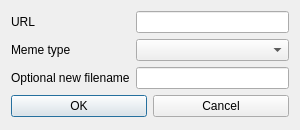
<?xml version="1.0" encoding="UTF-8"?>
<ui version="4.0">
 <class>QuickUrlWindow</class>
 <widget class="QDialog" name="QuickUrlWindow">
  <property name="geometry">
   <rect>
    <x>0</x>
    <y>0</y>
    <width>300</width>
    <height>130</height>
   </rect>
  </property>
  <property name="minimumSize">
   <size>
    <width>300</width>
    <height>130</height>
   </size>
  </property>
  <property name="maximumSize">
   <size>
    <width>300</width>
    <height>130</height>
   </size>
  </property>
  <property name="windowTitle">
   <string>QuickUrlWindow</string>
  </property>
  <layout class="QVBoxLayout" name="verticalLayout">
   <item>
    <layout class="QGridLayout" name="gridLayout">
     <item row="0" column="0">
      <widget class="QLabel" name="urlLabel">
       <property name="text">
        <string>URL</string>
       </property>
      </widget>
     </item>
     <item row="2" column="0">
      <widget class="QLabel" name="memeTypeLabel">
       <property name="text">
        <string>Meme type</string>
       </property>
      </widget>
     </item>
     <item row="0" column="2">
      <widget class="QLineEdit" name="urlInput"/>
     </item>
     <item row="2" column="2">
      <widget class="QComboBox" name="typeComboBox"/>
     </item>
     <item row="3" column="0">
      <widget class="QLabel" name="optionalLabel">
       <property name="text">
        <string>Optional new filename</string>
       </property>
      </widget>
     </item>
     <item row="3" column="2">
      <widget class="QLineEdit" name="optionalInput"/>
     </item>
    </layout>
   </item>
   <item>
    <layout class="QHBoxLayout" name="horizontalLayout">
     <item>
      <widget class="QPushButton" name="buttonOK">
       <property name="text">
        <string>OK</string>
       </property>
       <property name="default">
        <bool>true</bool>
       </property>
      </widget>
     </item>
     <item>
      <widget class="QPushButton" name="buttonCancel">
       <property name="text">
        <string>Cancel</string>
       </property>
       <property name="autoDefault">
        <bool>true</bool>
       </property>
      </widget>
     </item>
    </layout>
   </item>
  </layout>
 </widget>
 <layoutdefault spacing="6" margin="11"/>
 <resources/>
 <connections/>
</ui>
